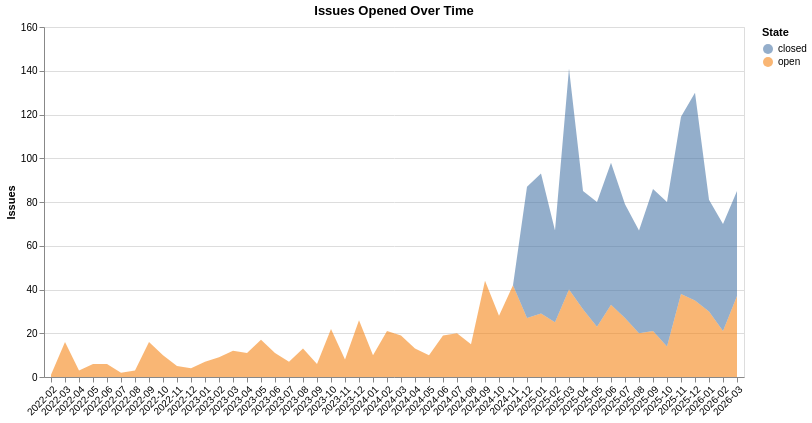

Write notebook code for a chart like this one.
### Markdown cell above
### Issues Over Time

### Code cell
df["month"] = pd.to_datetime(df["created_at"]).dt.to_period("M").astype(str)
monthly_state = df.groupby(["month", "state"]).size().reset_index(name="count")

alt.Chart(monthly_state).mark_area(opacity=0.6).encode(
    x=alt.X("month:N", title="", axis=alt.Axis(labelAngle=-45)),
    y=alt.Y("count:Q", title="Issues"),
    color=alt.Color("state:N", legend=alt.Legend(title="State")),
    tooltip=["month:N", "state:N", "count:Q"],
).properties(width=700, height=350, title="Issues Opened Over Time")

### Figure 1 — Vega-Lite specification as saved in the notebook (floating-point values rounded to 4 significant figures)
{"config": {"view": {"continuousWidth": 300, "continuousHeight": 300}}, "data": {"name": "data-590e3cce5df45119eff32ba8d1beb44c"}, "mark": {"type": "area", "opacity": 0.6}, "encoding": {"color": {"field": "state", "legend": {"title": "State"}, "type": "nominal"}, "tooltip": [{"field": "month", "type": "nominal"}, {"field": "state", "type": "nominal"}, {"field": "count", "type": "quantitative"}], "x": {"axis": {"labelAngle": -45}, "field": "month", "title": "", "type": "nominal"}, "y": {"field": "count", "title": "Issues", "type": "quantitative"}}, "height": 350, "title": "Issues Opened Over Time", "width": 700, "$schema": "https://vega.github.io/schema/vega-lite/v6.1.0.json", "datasets": {"data-590e3cce5df45119eff32ba8d1beb44c": [{"month": "2022-02", "state": "open", "count": 1}, {"month": "2022-03", "state": "open", "count": 16}, {"month": "2022-04", "state": "open", "count": 3}, {"month": "2022-05", "state": "open", "count": 6}, {"month": "2022-06", "state": "open", "count": 6}, {"month": "2022-07", "state": "open", "count": 2}, {"month": "2022-08", "state": "open", "count": 3}, {"month": "2022-09", "state": "open", "count": 16}, {"month": "2022-10", "state": "open", "count": 10}, {"month": "2022-11", "state": "open", "count": 5}, {"month": "2022-12", "state": "open", "count": 4}, {"month": "2023-01", "state": "open", "count": 7}, {"month": "2023-02", "state": "open", "count": 9}, {"month": "2023-03", "state": "open", "count": 12}, {"month": "2023-04", "state": "open", "count": 11}, {"month": "2023-05", "state": "open", "count": 17}, {"month": "2023-06", "state": "open", "count": 11}, {"month": "2023-07", "state": "open", "count": 7}, {"month": "2023-08", "state": "open", "count": 13}, {"month": "2023-09", "state": "open", "count": 6}, {"month": "2023-10", "state": "open", "count": 22}, {"month": "2023-11", "state": "open", "count": 8}, {"month": "2023-12", "state": "open", "count": 26}, {"month": "2024-01", "state": "open", "count": 10}, {"month": "2024-02", "state": "open", "count": 21}, {"month": "2024-03", "state": "open", "count": 19}, {"month": "2024-04", "state": "open", "count": 13}, {"month": "2024-05", "state": "open", "count": 10}, {"month": "2024-06", "state": "open", "count": 19}, {"month": "2024-07", "state": "open", "count": 20}, {"month": "2024-08", "state": "open", "count": 15}, {"month": "2024-09", "state": "open", "count": 44}, {"month": "2024-10", "state": "open", "count": 28}, {"month": "2024-11", "state": "open", "count": 42}, {"month": "2024-12", "state": "closed", "count": 60}, {"month": "2024-12", "state": "open", "count": 27}, {"month": "2025-01", "state": "closed", "count": 64}, {"month": "2025-01", "state": "open", "count": 29}, {"month": "2025-02", "state": "closed", "count": 42}, {"month": "2025-02", "state": "open", "count": 25}, {"month": "2025-03", "state": "closed", "count": 101}, {"month": "2025-03", "state": "open", "count": 40}, {"month": "2025-04", "state": "closed", "count": 54}, {"month": "2025-04", "state": "open", "count": 31}, {"month": "2025-05", "state": "closed", "count": 57}, {"month": "2025-05", "state": "open", "count": 23}, {"month": "2025-06", "state": "closed", "count": 65}, {"month": "2025-06", "state": "open", "count": 33}, {"month": "2025-07", "state": "closed", "count": 52}, {"month": "2025-07", "state": "open", "count": 27}, {"month": "2025-08", "state": "closed", "count": 47}, {"month": "2025-08", "state": "open", "count": 20}, {"month": "2025-09", "state": "closed", "count": 65}, {"month": "2025-09", "state": "open", "count": 21}, {"month": "2025-10", "state": "closed", "count": 66}, {"month": "2025-10", "state": "open", "count": 14}, {"month": "2025-11", "state": "closed", "count": 81}, {"month": "2025-11", "state": "open", "count": 38}, {"month": "2025-12", "state": "closed", "count": 95}, {"month": "2025-12", "state": "open", "count": 35}, {"month": "2026-01", "state": "closed", "count": 51}, {"month": "2026-01", "state": "open", "count": 30}, {"month": "2026-02", "state": "closed", "count": 49}, {"month": "2026-02", "state": "open", "count": 21}, {"month": "2026-03", "state": "closed", "count": 48}, {"month": "2026-03", "state": "open", "count": 37}]}}
